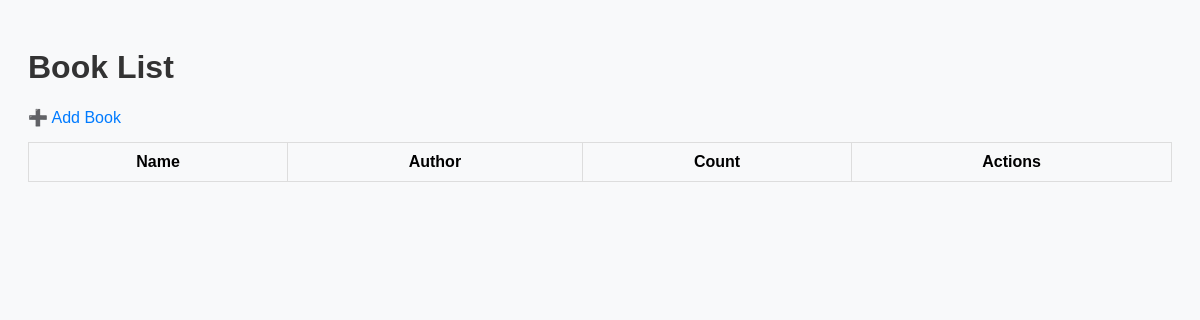
Page /books/ (signed in) on the earlier database version.
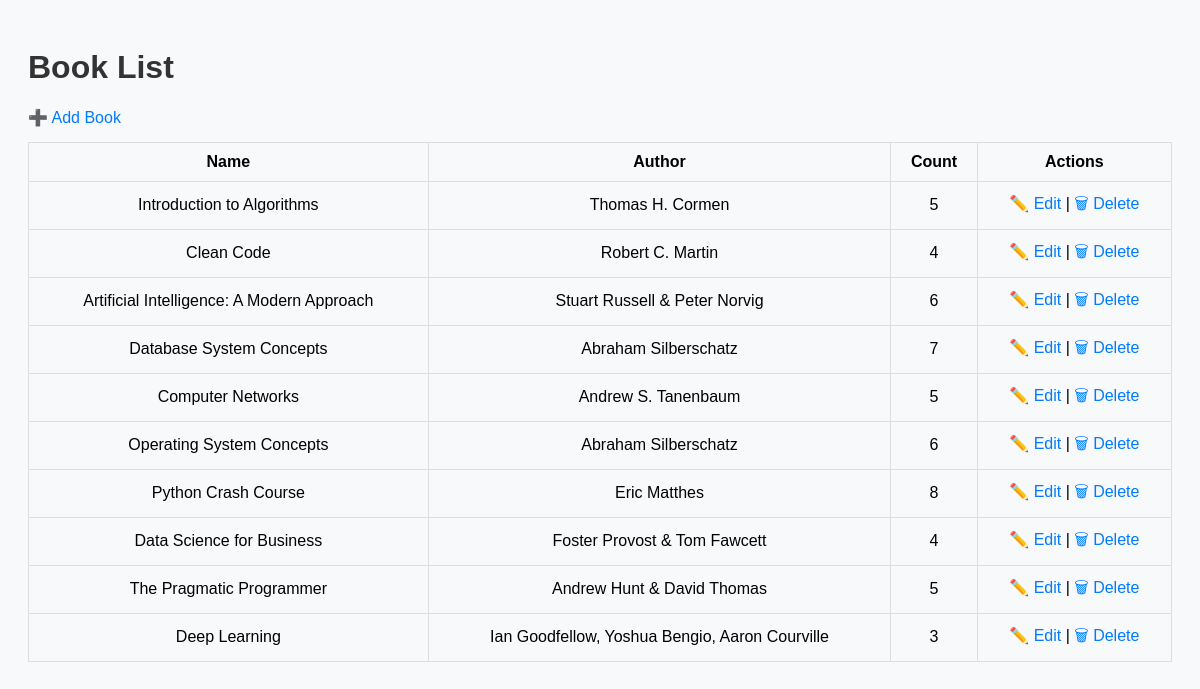
Same page on the later database version.
### books/models.py (models this page shows, shortened)
class Book(models.Model):
    title = models.CharField(max_length=250)
    author = models.CharField(max_length=200, blank=True)
    category = models.CharField(max_length=120, blank=True)
    isbn = models.CharField(max_length=50, blank=True, null=True, unique=True)
    total_copies = models.PositiveIntegerField(default=1)
    available_copies = models.PositiveIntegerField(default=1)
    description = models.TextField(blank=True)

### books/views.py (the view)
# urls.py: path('', views.book_list, name='book_list'),
@login_required
@user_passes_test(super_only)
def book_list(request):
    query = request.GET.get('q','')
    if query:
        books = Book.objects.filter(Q(title__icontains=query) | Q(author__icontains=query) | Q(isbn__icontains=query))
    else:
        books = Book.objects.all()
    return render(request, "books/book_list.html", {"books":books, "query":query})

### books/views.py (called while the page is built)
def super_only(user):
    return user.is_superuser

### books/templates/books/book_list.html (shortened to what this page needs)
{% load static %}
<!DOCTYPE html>
<html>
<head>
    <link rel="stylesheet" href="{% static 'css/book_list.css' %}">
</head>
<body>
    <h1>Book List</h1>
    <a href="{% url 'books:book_add' %}">➕ Add Book</a>
    <table>
        <tr>
            <th>Name</th>
            <th>Author</th>
            <th>Count</th>
            <th>Actions</th>
        </tr>
        {% for book in books %}
        <tr>
            <td>{{ book.title }}</td>
            <td>{{ book.author }}</td>
            <td>{{ book.available_copies }}</td>
            <td>
                <a href="{% url 'books:book_update' book.id %}">✏️ Edit</a> |
                <a href="{% url 'books:book_delete_search' %}">🗑 Delete</a>
            </td>
        </tr>
        {% endfor %}
    </table>
</body>
</html>

### static/css/book_list.css (style rules this page uses)
body { font-family: Arial, sans-serif; background: #f8f9fa; padding: 20px; }
h1 { color: #333; }
table { width: 100%; border-collapse: collapse; margin-top: 15px; }
th, td { border: 1px solid #ddd; padding: 10px; text-align: center; }
a { text-decoration: none; color: #007bff; }

Differences in the rows shown:
added Book: title "Introduction to Algorithms", author "Thomas H. Cormen", available_copies "5"
added Book: title "Clean Code", author "Robert C. Martin", available_copies "4"
added Book: title "Artificial Intelligence: A Modern Approach", author "Stuart Russell & Peter Norvig", available_copies "6"
added Book: title "Database System Concepts", author "Abraham Silberschatz", available_copies "7"
added Book: title "Computer Networks", author "Andrew S. Tanenbaum", available_copies "5"
added Book: title "Operating System Concepts", author "Abraham Silberschatz", available_copies "6"
added Book: title "Python Crash Course", author "Eric Matthes", available_copies "8"
added Book: title "Data Science for Business", author "Foster Provost & Tom Fawcett", available_copies "4"
added Book: title "The Pragmatic Programmer", author "Andrew Hunt & David Thomas", available_copies "5"
added Book: title "Deep Learning", author "Ian Goodfellow, Yoshua Bengio, Aaron Courville", available_copies "3"
